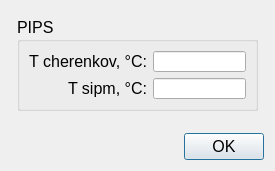
<?xml version="1.0" encoding="UTF-8"?>
<ui version="4.0">
 <class>Temperature</class>
 <widget class="QDialog" name="Temperature">
  <property name="geometry">
   <rect>
    <x>0</x>
    <y>0</y>
    <width>275</width>
    <height>161</height>
   </rect>
  </property>
  <property name="font">
   <font>
    <pointsize>12</pointsize>
   </font>
  </property>
  <property name="windowTitle">
   <string>Температура</string>
  </property>
  <layout class="QGridLayout" name="gridLayout_2">
   <item row="1" column="0">
    <layout class="QGridLayout" name="gridLayout_4">
     <property name="leftMargin">
      <number>6</number>
     </property>
     <property name="topMargin">
      <number>6</number>
     </property>
     <property name="rightMargin">
      <number>6</number>
     </property>
     <property name="bottomMargin">
      <number>6</number>
     </property>
     <item row="0" column="0">
      <widget class="QGroupBox" name="groupBox">
       <property name="title">
        <string>PIPS</string>
       </property>
       <layout class="QVBoxLayout" name="verticalLayout_2" stretch="1,0">
        <item>
         <layout class="QGridLayout" name="gridLayout">
          <item row="1" column="1">
           <widget class="QLabel" name="label_3">
            <property name="font">
             <font>
              <pointsize>12</pointsize>
             </font>
            </property>
            <property name="text">
             <string>T sipm, °C:</string>
            </property>
            <property name="alignment">
             <set>Qt::AlignRight|Qt::AlignTrailing|Qt::AlignVCenter</set>
            </property>
           </widget>
          </item>
          <item row="0" column="1">
           <widget class="QLabel" name="label_2">
            <property name="font">
             <font>
              <pointsize>12</pointsize>
             </font>
            </property>
            <property name="text">
             <string>T cherenkov, °C:</string>
            </property>
            <property name="alignment">
             <set>Qt::AlignRight|Qt::AlignTrailing|Qt::AlignVCenter</set>
            </property>
           </widget>
          </item>
          <item row="0" column="3">
           <widget class="QLineEdit" name="lineEdit_T_cher">
            <property name="sizePolicy">
             <sizepolicy hsizetype="Expanding" vsizetype="Expanding">
              <horstretch>0</horstretch>
              <verstretch>0</verstretch>
             </sizepolicy>
            </property>
            <property name="minimumSize">
             <size>
              <width>80</width>
              <height>21</height>
             </size>
            </property>
            <property name="maximumSize">
             <size>
              <width>16777215</width>
              <height>16777215</height>
             </size>
            </property>
            <property name="font">
             <font>
              <pointsize>12</pointsize>
             </font>
            </property>
            <property name="alignment">
             <set>Qt::AlignCenter</set>
            </property>
            <property name="readOnly">
             <bool>true</bool>
            </property>
           </widget>
          </item>
          <item row="0" column="4">
           <spacer name="horizontalSpacer">
            <property name="orientation">
             <enum>Qt::Horizontal</enum>
            </property>
            <property name="sizeHint" stdset="0">
             <size>
              <width>40</width>
              <height>20</height>
             </size>
            </property>
           </spacer>
          </item>
          <item row="0" column="0">
           <spacer name="horizontalSpacer_2">
            <property name="orientation">
             <enum>Qt::Horizontal</enum>
            </property>
            <property name="sizeHint" stdset="0">
             <size>
              <width>40</width>
              <height>20</height>
             </size>
            </property>
           </spacer>
          </item>
          <item row="1" column="3">
           <widget class="QLineEdit" name="lineEdit_T_sipm">
            <property name="sizePolicy">
             <sizepolicy hsizetype="Expanding" vsizetype="Expanding">
              <horstretch>0</horstretch>
              <verstretch>0</verstretch>
             </sizepolicy>
            </property>
            <property name="minimumSize">
             <size>
              <width>80</width>
              <height>21</height>
             </size>
            </property>
            <property name="maximumSize">
             <size>
              <width>16777215</width>
              <height>16777215</height>
             </size>
            </property>
            <property name="font">
             <font>
              <pointsize>12</pointsize>
             </font>
            </property>
            <property name="alignment">
             <set>Qt::AlignCenter</set>
            </property>
            <property name="readOnly">
             <bool>true</bool>
            </property>
           </widget>
          </item>
         </layout>
        </item>
        <item>
         <spacer name="verticalSpacer">
          <property name="orientation">
           <enum>Qt::Vertical</enum>
          </property>
          <property name="sizeType">
           <enum>QSizePolicy::Maximum</enum>
          </property>
          <property name="sizeHint" stdset="0">
           <size>
            <width>20</width>
            <height>40000</height>
           </size>
          </property>
         </spacer>
        </item>
       </layout>
      </widget>
     </item>
    </layout>
   </item>
   <item row="3" column="0">
    <layout class="QHBoxLayout" name="horizontalLayout">
     <item>
      <spacer name="horizontalSpacer_3">
       <property name="orientation">
        <enum>Qt::Horizontal</enum>
       </property>
       <property name="sizeHint" stdset="0">
        <size>
         <width>40</width>
         <height>20</height>
        </size>
       </property>
      </spacer>
     </item>
     <item>
      <widget class="QPushButton" name="pushButton_OK">
       <property name="font">
        <font>
         <pointsize>12</pointsize>
        </font>
       </property>
       <property name="text">
        <string>OK</string>
       </property>
      </widget>
     </item>
    </layout>
   </item>
   <item row="2" column="0">
    <layout class="QVBoxLayout" name="vLayout_ser_connect">
     <property name="leftMargin">
      <number>5</number>
     </property>
     <property name="topMargin">
      <number>5</number>
     </property>
     <property name="rightMargin">
      <number>5</number>
     </property>
     <property name="bottomMargin">
      <number>5</number>
     </property>
    </layout>
   </item>
  </layout>
 </widget>
 <resources/>
 <connections/>
</ui>
